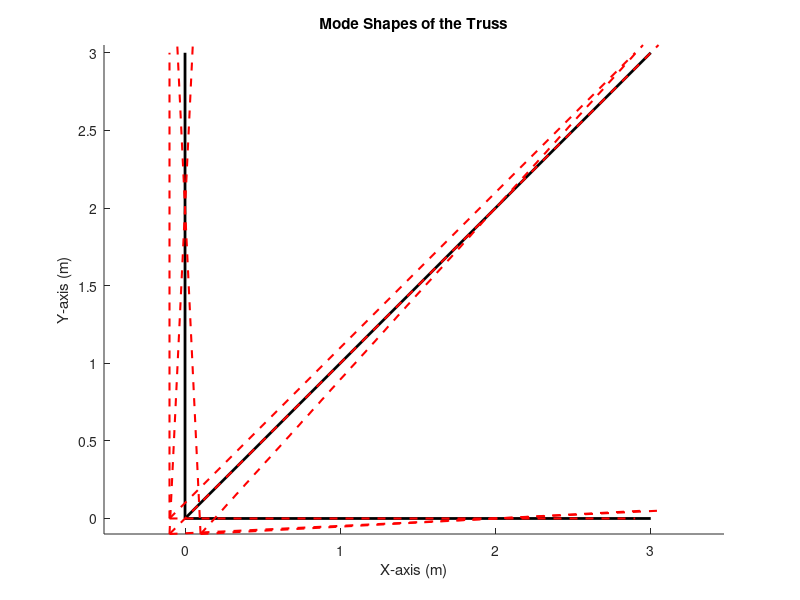

MATLAB code to generate this figure:
% Truss FEM Analysis for Free Vibration with Lumped Mass Matrix (3 Elements)

% Define truss properties
E = 200e9; % Young's modulus in Pascals
A = 6e-4; % Cross-sectional area in m^2
L = 3; % Length of each truss member in meters
rho = 7800; % Density in kg/m^3

% Define nodal coordinates and connectivity for 3 elements
nodes = [0 0; 0 L; L L; L 0]; % Coordinates of the nodes
elements = [1 2; 1 3; 1 4]; % Connectivity of the elements

% Number of nodes and elements
numNodes = size(nodes, 1);
numElements = size(elements, 1);

% Global mass and stiffness matrices
M = zeros(numNodes * 2); % Mass matrix
K = zeros(numNodes * 2); % Stiffness matrix

% Assemble global mass and stiffness matrices
for i = 1:numElements
    n1 = elements(i, 1);
    n2 = elements(i, 2);

    % Element length and direction cosines
    x1 = nodes(n1, 1); y1 = nodes(n1, 2);
    x2 = nodes(n2, 1); y2 = nodes(n2, 2);
    L = sqrt((x2 - x1)^2 + (y2 - y1)^2);
    c = (x2 - x1) / L; % Cosine
    s = (y2 - y1) / L; % Sine

    % Element stiffness matrix
    k = (E * A / L) * [c^2, c*s, -c^2, -c*s; 
                             c*s, s^2, -c*s, -s^2; 
                             -c^2, -c*s, c^2, c*s; 
                             -c*s, -s^2, c*s, s^2];

    % Lumped mass matrix for each element
    m = (rho * A * L / 6) * [2, 0,1,0; 
                                   0, 2,0,1; 
                                   1,0,2, 0; 
                                   0, 1,0,2];

    % Assemble into global matrices
    dof = [2*n1-1, 2*n1, 2*n2-1, 2*n2]; % Degrees of freedom
    K(dof, dof) = K(dof, dof) + k;
    M(dof, dof) = M(dof, dof) + m;
end

% Apply external force at node 1 (50 kN)
F = zeros(numNodes * 2, 1); % Global force vector
F(2*1) = -50e3; % Apply force in the Y direction at node 1

% Define boundary conditions (fix node 2,3,4)
fixedNodes = [2;3;4]; % Node 2,3,4 is fixed
fixedDofs = [2*fixedNodes-1; 2*fixedNodes]; % Corresponding DOFs

% Modify K and F to account for boundary conditions
K(fixedDofs, :) = 0; % Set rows to zero
K(fixedDofs, fixedDofs) = zeros(length(fixedDofs)); % Set diagonal to 1
F(fixedDofs) = 0; % Set forces to zero

% Solve eigenvalue problem for free vibration analysis
[eigenVectors, eigenValues] = eig(K, M);
frequencies = sqrt(diag(eigenValues)) ; % Convert to Hz

% Display results
disp('Natural Frequencies (rad/s):');
disp(frequencies);

% Assuming 'eigenVectors' contains the mode shapes from the previous code
% and 'nodes' and 'elements' are defined as before.

% Number of modes to visualize
numModes = 3; % Change this to visualize more modes

% Create a figure for visualization
figure;
hold on;
axis equal;
title('Mode Shapes of the Truss');
xlabel('X-axis (m)');
ylabel('Y-axis (m)');

% Plot the original truss structure
for i = 1:numElements
    n1 = elements(i, 1);
    n2 = elements(i, 2);
    plot([nodes(n1, 1), nodes(n2, 1)], [nodes(n1, 2), nodes(n2, 2)], 'k-', 'LineWidth', 2);
end

% Plot each mode shape
for mode = 1:numModes
    % Extract the mode shape
    modeShape = eigenVectors(:, mode);

    % Scale the mode shape for visualization
    scaleFactor = 0.1; % Adjust this factor for better visualization
    scaledShape = modeShape * scaleFactor;

    % Plot the deformed shape
    for i = 1:numElements
        n1 = elements(i, 1);
        n2 = elements(i, 2);
        % Calculate the deformed positions
        x1 = nodes(n1, 1) + scaledShape(2*n1-1);
        y1 = nodes(n1, 2) + scaledShape(2*n1);
        x2 = nodes(n2, 1) + scaledShape(2*n2-1);
        y2 = nodes(n2, 2) + scaledShape(2*n2);
        plot([x1, x2], [y1, y2], 'r--', 'LineWidth', 1.5); % Deformed shape
    end
end

hold off;